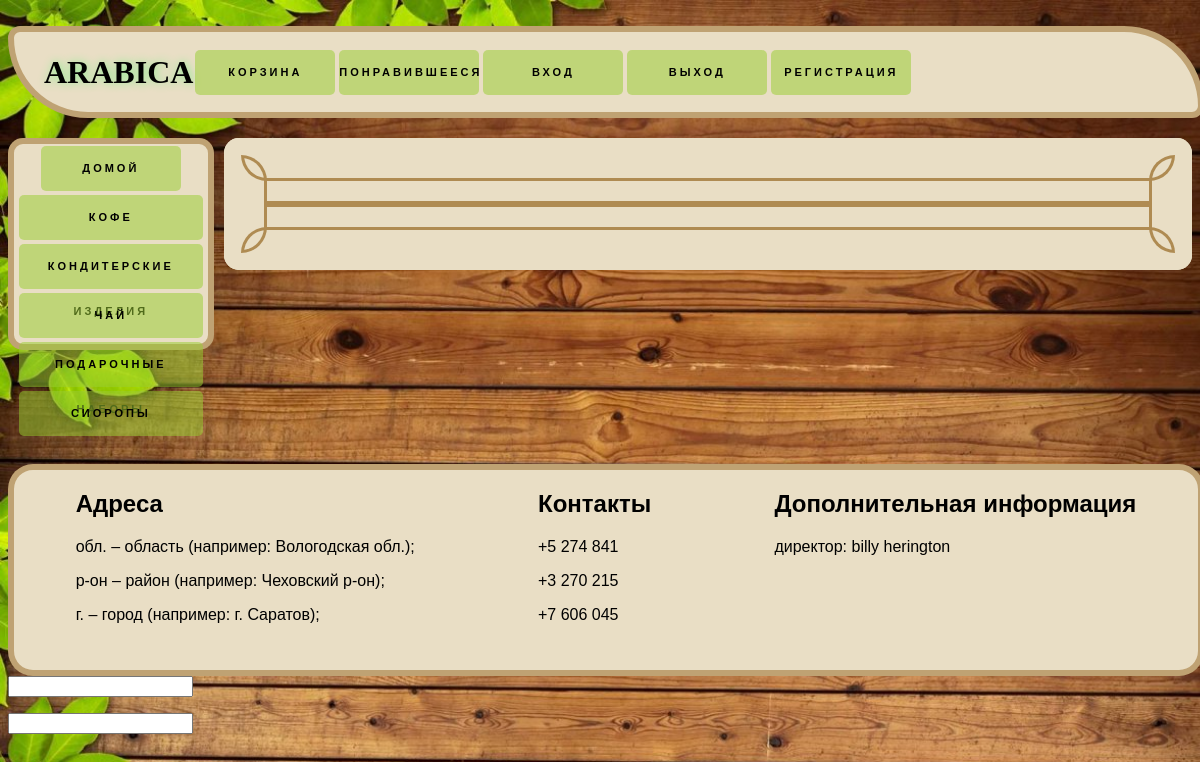
The page /basket on the database its author committed.
### coffee/models.py (models this page shows)
class footer_content (models.Model):
    adr = models.TextField('адреса' , blank = True)
    cont = models.TextField('контакты' , blank = True)
    t_1 = models.TextField('доп. текст №1' , blank = True)
    t_2 = models.TextField('доп. текст №2' , blank = True)
    class Meta:
        verbose_name = 'информация "подвала"'
        verbose_name_plural = 'информация "подвала"'

### coffee/views.py (the view)
# urls.py: path('basket' , views.bsk , name = 'basket'),
def bsk (x):
    bsk_data_now = []
    for el in product.objects.all():
        if x.session.get('bas') != None:
            for mel in list(x.session.get('bas').keys()):
                if (str(el.id) == mel):
                    bsk_data_now.append(el)
    buy(x);
    foot = footer_content.objects.all()
    return render (x , 'coffee/basket.html' , {'foot' : foot ,'pib' : bsk_data_now ,'Reg': Reg_f_form, 'buy_out' : order_form_onsite ,'code_out' : code_form_onsite})

### coffee/forms.py
class Reg_f(forms.ModelForm):  # Crée un formulaire se basant sur Action
    reg = forms.ModelChoiceField(queryset=regions.objects.all())
    class Meta:
        model = regions
        fields = ['name']

class order_f(ModelForm):
    class Meta:
        model = order
        fields = ['adress','phone']
        widgets = {
            "adress": TextInput (attrs = { 'placeholder': 'адрес'}),
            "phone" : TextInput (attrs = { 'placeholder': 'телефон'}),
            }

### coffee/views.py (called while the page is built, shortened)
def buy(x):
    mess_to_send = ""
    full_price = 0;
    new_order = order();

### coffee/templates/coffee/basket.html (shortened to what this page needs)
{% extends 'coffee/home.html' %}
{% block content_3 %}
<a href="{%url 'home' %}" class="floating-button">домой</a>
{% endblock %}

### coffee/templates/coffee/home.html (shortened to what this page needs)
﻿<!DOCTYPE HTML>
<html>
<head><title></title></head>
{%load static%}
<body id="body" style="height:100%">
<header><h1 align ="left" id="ARABICA">ARABICA</h1>
<a href="{%url 'basket'%}" class="floating-button">Корзина</a>
<a href="{%url 'like'%}" class="floating-button">понравившееся</a>
<a href="../accounts/login" class="floating-button">вход</a>
<a href="../accounts/logout" class="floating-button">выход</a>
<a href="../accounts/signup" class="floating-button">регистрация</a>
</header>
<main>
<aside>
{% block content_3 %}
{% endblock %}
<a href="{%url 'coffee' 1%}" class="floating-button_3">кофе</a>
<a href="{%url 'sweets' 1%}" class="floating-button_3">кондитерские изделия</a>
<a href="{%url 'tea' 1%}" class="floating-button_3">чай</a>
<a href="{%url 'presents' 1%}" class="floating-button_3">подарочные наборы</a>
<a href="{%url 'liq' 1%}" class="floating-button_3">сиоропы</a>
</aside>
<article>
<div class="border">
<div class="border-top"></div>
<div class="border-bottom">{% block content_2 %}{% endblock %}</div>
</div>
</article>
</main>
{% for el in foot %}
<footer>
    <div><h2>Адреса</h2>
        <p>{{el.adr|linebreaks}}</p>
    </div>
    <div><h2>Контакты</h2>
        <p>{{el.cont|linebreaks}}</p>
    </div>
    <div><h2>Дополнительная информация</h2>
        <p>{{el.t_1|linebreaks}}</p>
    </div>
</footer>
{% endfor %}
<form name="search">
    <input name="message"/>
</form>
<form name="search_1">
    <input name="message_1"/>
</form>
</body>
</html>

### coffee/templates/coffee/home.html (style rules this page uses)
h1 { font-family: fname; text-shadow: #89ed8f 1px 0 10px; }
#ARABICA { margin-left: 30px; }
html { height: auto; display: flex; flex-direction: column; }
body { background-image: url(../../static/media/img/light_wood3.jpg); background-repeat: no-repeat; background-size: cover; height: fit-content; display: flex; flex-direction: column; }
header { width: 100%; background-color: beige; height: 10%; display: flex; align-items: center; background-color: #e9dec5; border: 6px solid #af8b52b5; border-radius: 15px 100px 15px 100px; }
main { height: fit-content; display: flex; justify-content: flex-start; margin-top: 20px; margin-bottom: 20px; border-radius: 15px }
article { background-color: beige; width: 100%; height: fit-content; margin-left: 10px; display: flex; box-sizing: border-box; flex-direction: column; border-radius: 15px; }
aside { width: 20%; height: 60%; background-color: #e9dec5; display: flex; flex-direction: column; min-height: 200px; border-radius: 15px; border: 6px solid #af8b52b5; align-items: center }
footer { width: 100%; background-color: #e9dec5; height: 200px; display: flex; border-radius: 25px; border: 6px solid #af8b52b5; display: flex; font-family: 'Montserrat', sans-serif; justify-content: space-around; }
.border { background: #e9dec5; padding: 40px; height: fit-content; border-radius: 15px; }
.border-top, .border-bottom { border: 3px solid #AF8B52; height: 20px; position: relative; }
.border-top:before, .border-top:after, .border-bottom:before, .border-bottom:after { content: ""; position: absolute; border: 3px solid #AF8B52; width: 20px; height: 20px; }
.border-top:before { border-radius: 0 100%; left: -26px; top: -26px; }
.border-top:after { border-radius: 100% 0; right: -26px; top: -26px; }
.border-bottom:before { border-radius: 100% 0; left: -26px; bottom: -26px; }
.border-bottom:after { border-radius: 0 100%; right: -26px; bottom: -26px; }
.floating-button { text-decoration: none; outline: none; display: inline-block; width: 140px; height: 45px; line-height: 45px; border-radius: 5px; margin: 10px 20px; font-family: 'Montserrat', sans-serif; font-size: 11px; text-transform: uppercase; letter-spacing: 3px; font-weight: 600; color: black; background: #9acd3285; transition: .3s; text-align:center; margin:2px; }
.floating-button_3 { text-decoration: none; outline: none; display: inline-block; width: 95%; height: 45px; line-height: 45px; border-radius: 5px; margin: 10px 20px; font-family: 'Montserrat', sans-serif; font-size: 11px; text-transform: uppercase; letter-spacing: 3px; font-weight: 600; color: black; background: #9acd3285; transition: .3s; text-align:center; margin:2px; }

### rows shown on the page
footer_content: adr "обл. – область (например: Вологодская обл.); р-он – район (например: Чеховский р-он); г. – город (например: г. Саратов);", cont "+5 274 841 +3 270 215 +7 606 045", t_1 "директор: billy herington"
